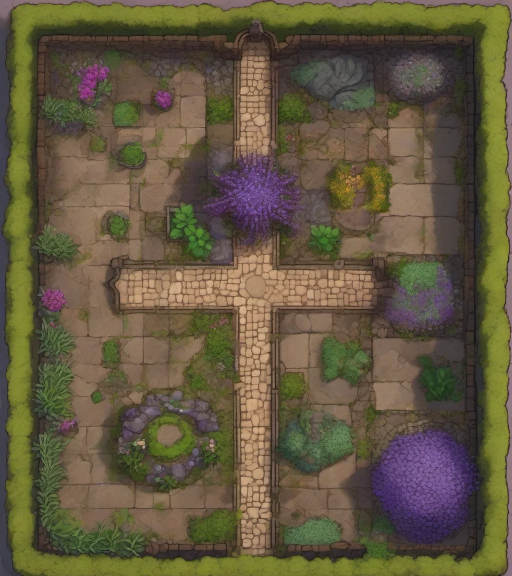
#> input picture mapas/candlekeep_patio/jardim.webp, 1024 x 1152 px (shown at 1/2 size)
$ python -i gen_jardim.py   (imports and definitions only)
#> lines starting #> are read from the running program, lines starting #| are printed output that depends on the picture; after the words box and inside, x2 and y2 are one past the last pixel; in counts of white or black regions, pixels touching at a corner belong together
"""Jardim do Pátio do Ar: a pintura do chão e os assets poço e estátua, a partir de imagens geradas no ia-orc (SDXL).

- O chão vira mapas/candlekeep_patio/jardim.webp ("pinturas" no mapa.json).
- O poço e a estátua perdem o fundo branco (preenchido a partir das bordas), ganham sombra e os estados de dano são
  desenhados por cima da mesma imagem (rachaduras, entulho, manchas), para combinar com o intacto.
- As definições vão para tools/fragmentos/jardim.json (juntar com tools/juntar_fragmentos.py).

Uso: python3 tools/gen_jardim.py <chão.png> <poço.png> <estátua.png>   (os prompts usados estão em PROMPTS)"""
import json, math, pathlib, random, sys
from PIL import Image, ImageChops, ImageDraw, ImageFilter, ImageOps

ROOT = pathlib.Path(__file__).resolve().parent.parent
PROMPTS = {
    "chao": "top-down orthographic view from directly above of a small walled monastery herb garden, tabletop RPG battle map, "
            "gravel paths forming a cross, flower beds with lavender and herbs, low trimmed hedges, lush grass, stone edging, "
            "small round empty plaza in the center, painted texture, Dungeondraft style, no buildings, no people, no trees",
    "poco": "top-down view from directly above of a round medieval stone well, mossy grey stone rim, dark water inside, small wooden "
            "crank beam across it, tabletop RPG battle map token asset, isolated on plain white background, centered, painted style",
    "estatua": "top-down view from directly above of a stone statue of a robed bearded sage holding an open book and a candle, standing "
               "on a square carved stone plinth, tabletop RPG battle map token asset, isolated on plain white background, centered, painted style",
}
S = 200  # pixels por quadrado nos assets


def sem_fundo(src, tol=38):
    """Tira o fundo claro ligado às bordas (flood fill) e devolve RGBA recortado no conteúdo, quadrado."""
#> called with src = '../mapas/candlekeep_patio/jardim.webp', tol = 38
    im = Image.open(src).convert("RGB")
#> im is the input picture: PIL image 1024x1152 RGB; mean R, G, B 98.6, 88.1, 64.1
    w, h = im.size
#> w = 1024; h = 1152
    marca = im.copy()
    for p in [(0, 0), (w - 1, 0), (0, h - 1), (w - 1, h - 1), (w // 2, 0), (w // 2, h - 1), (0, h // 2), (w - 1, h // 2)]:
        ImageDraw.floodfill(marca, p, (255, 0, 255), thresh=tol)
    r, g, b = marca.split()
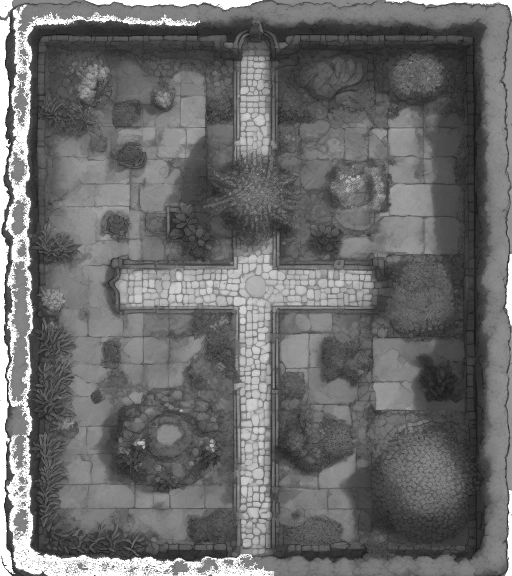
#> r: PIL image 1024x1152 L (shown at 1/2 size); min 16, max 255, mean 106.5
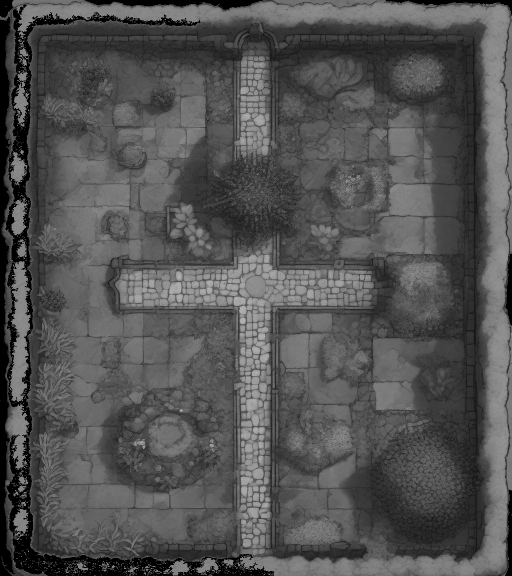
#> g: PIL image 1024x1152 L (shown at 1/2 size); min 0, max 200, mean 82.7
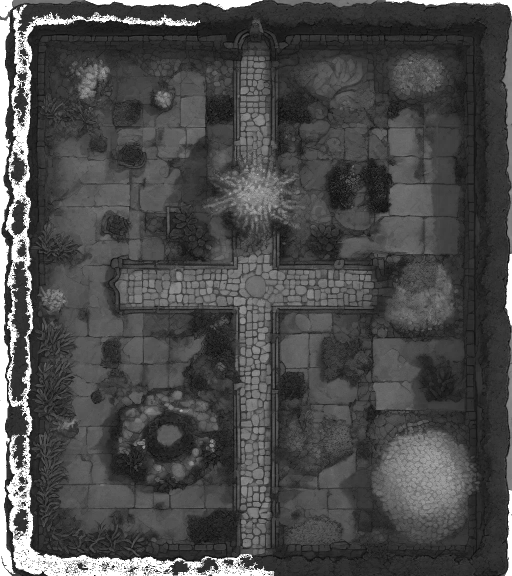
#> b: PIL image 1024x1152 L (shown at 1/2 size); min 0, max 255, mean 74.2
    fundo = ImageChops.multiply(ImageChops.multiply(r.point(lambda v: 255 if v == 255 else 0), b.point(lambda v: 255 if v == 255 else 0)),
                                g.point(lambda v: 255 if v == 0 else 0))
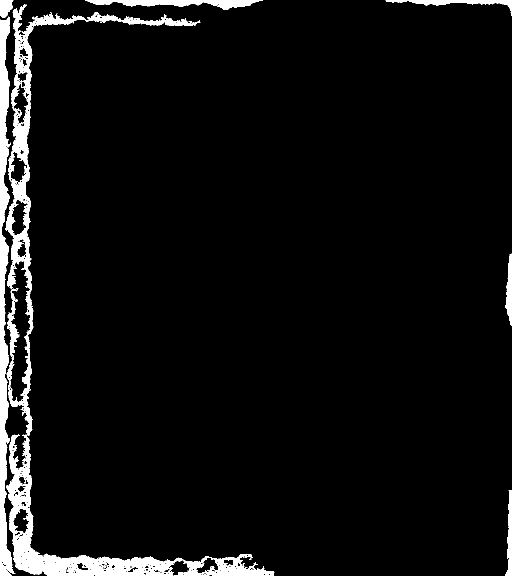
#> fundo: PIL image 1024x1152 L (shown at 1/2 size); 5.2% white; 7 white regions, largest, box (x1, y1, x2, y2) and area: (10, 9, 549, 1152) 38522, (0, 33, 31, 1152) 14666, (170, 0, 525, 20) 3488
    # come uns pixels da borda: tira o contorno claro que sobra do fundo branco
    alpha = ImageOps.invert(fundo).filter(ImageFilter.MinFilter(11)).filter(ImageFilter.GaussianBlur(2))
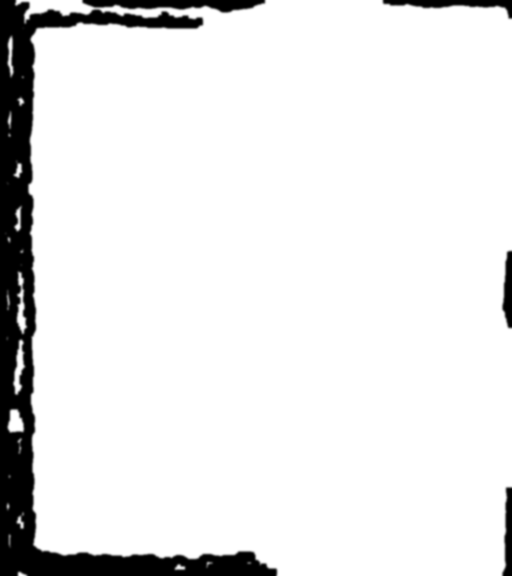
#> alpha: PIL image 1024x1152 L (shown at 1/2 size); min 0, max 255, mean 230.7
    out = im.convert("RGBA")
    out.putalpha(alpha)
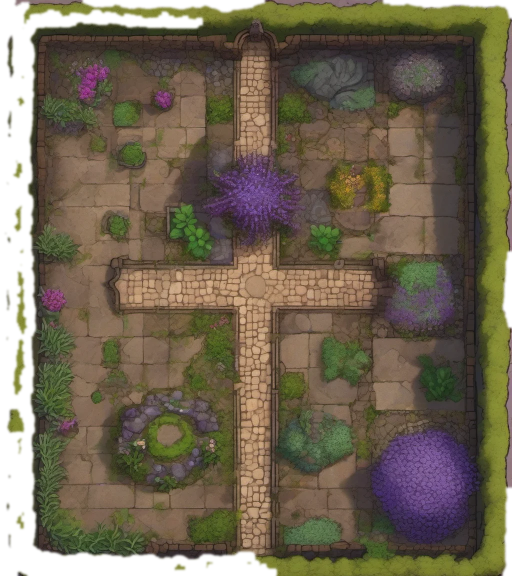
#> out: PIL image 1024x1152 RGBA (shown at 1/2 size); mean R, G, B, A 98.6, 88.1, 64.1, 230.7; transparent parts drawn white
    bbox = alpha.point(lambda v: 255 if v > 30 else 0).getbbox()
#> bbox = (12, 0, 1024, 1152)
    out = out.crop(bbox)
#> out: PIL image 1012x1152 RGBA
    lado = max(out.size)
#> lado = 1152
    q = Image.new("RGBA", (lado, lado))
#> q: PIL image 1152x1152 RGBA; every value is 0
    q.alpha_composite(out, ((lado - out.width) // 2, (lado - out.height) // 2))
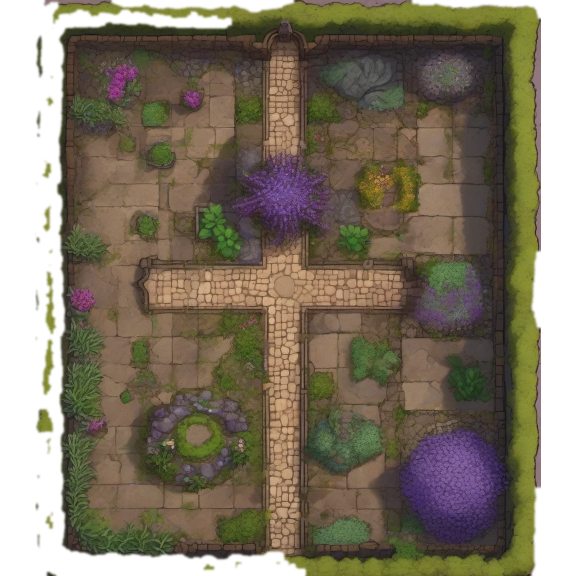
#> q: PIL image 1152x1152 RGBA (shown at 1/2 size); mean R, G, B, A 81.2, 71.9, 53.4, 205.1; transparent parts drawn white
    return q


# [163 lines left out: functions com_sombra, so_no_objeto, rachaduras, entulho, cacos, tinge and 2 more, not called in this run]


# [2 lines not run here, left out]

>>> result = sem_fundo('../mapas/candlekeep_patio/jardim.webp')
